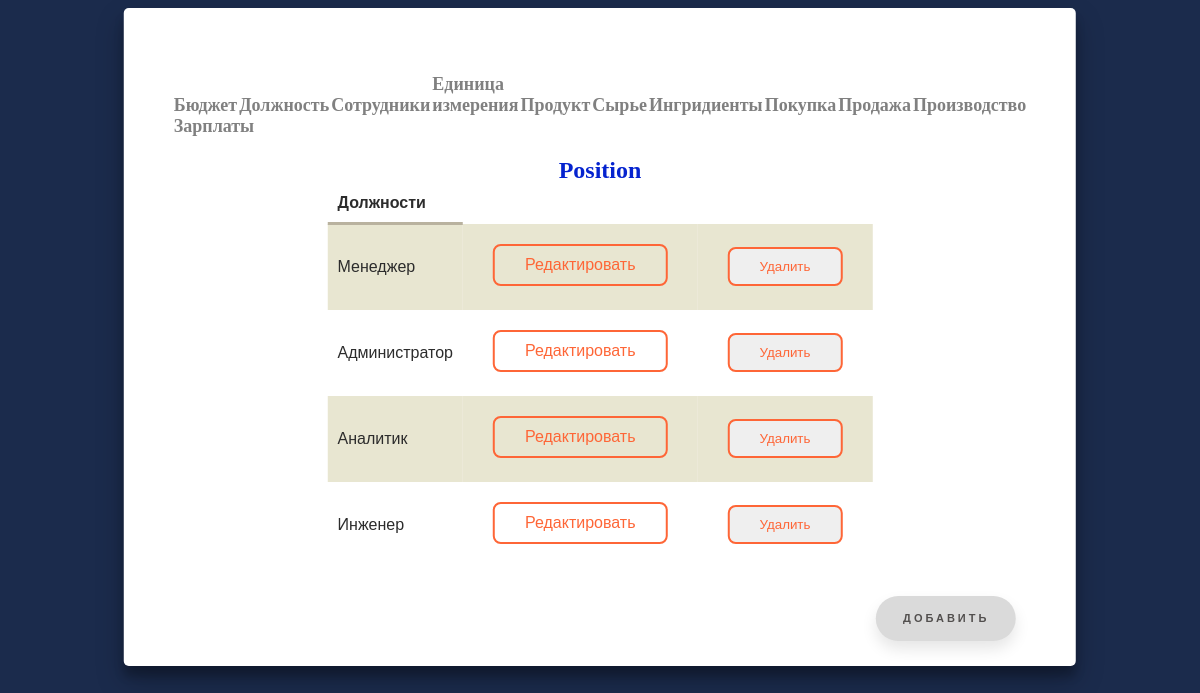
Page /positions on the committed database.
### modul/models.py (models this page shows, shortened)
class Jobposition(models.Model):
    Position = models.CharField('Должность',max_length=100)
    class Meta:
        verbose_name = 'Должность'
        verbose_name_plural = 'Должности'

### modul/views.py (the view)
# urls.py: path("positions",views.PositionstView.as_view(), name = 'positions'),
class PositionstView(ListView):
    model = Jobposition
    template_name = 'modul/position.html'
    context_object_name = 'positions'

### modul/templates/modul/position.html
{% extends "modul/home.html" %}
{% block content %}
<h2>Position</h2>
              <table>
                <tr>
                    <th>Должности</th>
                </tr>
                {% for position in positions %}
                    <tr>
                        <td> {{ position.Position }}</td>
                        <td>
                            <a href="{% url 'positionupdate' position.id %}" class="shine-button">Редактировать</a>
                        </td>
                        <td>
                            <form id="delete_form" action="{% url 'positiondelete' position.id %}" method="post">{% csrf_token %}
                                <button type="submit" class="shine-button">Удалить</button>
                            </form>
                        </td>
                    </tr>
                {% endfor %}
            </table><br>
        <a href="{% url 'createposition' %}" class="floating-button">Добавить</a>
{% endblock %}

### static/modul/css/main.css (style rules this page uses)
table { font-family: "Lucida Sans Unicode", "Lucida Grande", Sans-Serif; border-collapse: collapse; color: #2c2c2c; margin: auto; }
th { border-bottom: 3px solid #B9B29F; padding: 10px; text-align: left; }
td { padding: 10px; }
tr:nth-child(odd) { background: white; }
tr:nth-child(even) { background: #E8E6D1; }
.tabs h2 { text-align: center; font-family: "Montserrat"; color: #0523cf; font-weight: bold; padding: 10px 0 0 0; margin: 0; }
.shine-button { text-decoration: none; display: inline-block; padding: 10px 30px; margin: 10px 20px; position: relative; overflow: hidden; border: 2px solid #fe6637; border-radius: 8px; font-family: 'Montserrat', sans-serif; color: #fe6637; transition: .2s ease-in-out; }
.shine-button:before { content: ""; background: linear-gradient(90deg, rgba(255, 255, 255, .1), rgba(255, 255, 255, .5)); height: 50px; width: 50px; position: absolute; top: -8px; left: -75px; transform: skewX(-45deg); }
.floating-button { text-decoration: none; display: inline-block; width: 140px; height: 45px; line-height: 45px; border-radius: 45px; margin: 10px 20px; font-family: 'Montserrat', sans-serif; font-size: 11px; text-transform: uppercase; text-align: center; letter-spacing: 3px; font-weight: 600; color: #524f4e; background: rgb(218, 218, 218); box-shadow: 0 8px 15px rgba(0, 0, 0, .1); transition: .3s; position: absolute; right: 0; margin-right: 60px; }

### rows in the picture
Jobposition: Position "Менеджер"
Jobposition: Position "Администратор"
Jobposition: Position "Аналитик"
Jobposition: Position "Инженер"
